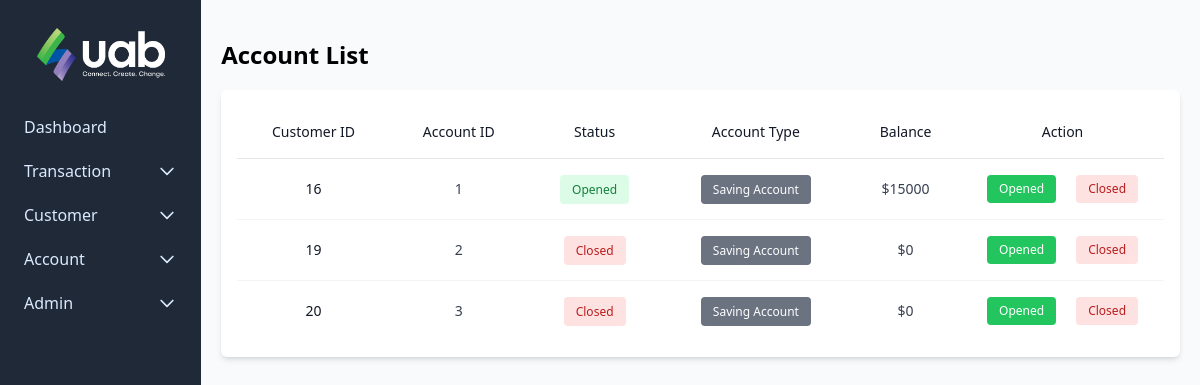
The page /account_list.php (signed in) on the database its author committed.
### tables this page shows
CREATE TABLE `account` (
  `accountID` int(50) NOT NULL,
  `customerID` int(50) NOT NULL,
  `accountType` int(50) NOT NULL,
  `balance` int(50) NOT NULL,
  `status` varchar(10) NOT NULL
);

### public/account_list.php (called while the page is built, shortened)
<?php
include './operation/connect.php';
include './operation/operation.php';
$query = selectalldata($con, "account");
include './layout/header.php';
include './components/navigation.php';
include './components/accountList.php';
include './layout/footer.php';

### public/components/accountList.php (the view, shortened to what this page needs)
<div class="w-full p-5">
    <div class="my-5">
        <h2 class="text-2xl font-semibold leading-tight">Account List</h2>
    </div>
    <div class="overflow-x-auto bg-white p-4 rounded-md shadow-md">
        <table class="min-w-full text-sm divide-y divide-gray-200">
            <thead>
                <tr>
                    <th class="p-4 font-medium text-left text-gray-900 whitespace-nowrap">
                        <div class="flex items-center justify-center">
                            Customer ID
                        </div>
                    </th>
                    <th class="p-4 font-medium text-left text-gray-900 whitespace-nowrap">
                        <div class="flex items-center justify-center">
                            Account ID
                        </div>
                    </th>
                    <th class="p-4 font-medium text-left text-gray-900 whitespace-nowrap">
                        <div class="flex items-center justify-center">
                            Status
                        </div>
                    </th>
                    <th class="p-4 font-medium text-left text-gray-900 whitespace-nowrap">
                        <div class="flex items-center justify-center">
                            Account Type
                        </div>
                    </th>
                    <th class="p-4 font-medium text-left text-gray-900 whitespace-nowrap">
                        <div class="flex items-center justify-center">
                            Balance
                        </div>
                    </th>
                    <th class="p-4 font-medium text-left text-gray-900 whitespace-nowrap">
                        <div class="flex items-center justify-center">
                            Action
                        </div>
                    </th>
                </tr>
            </thead>
            <tbody class="divide-y divide-gray-100 text-center">
                <?php
                while ($result = mysqli_fetch_array($query)) {
                ?>
                <tr>
                    <td class="p-4 font-medium text-gray-900 whitespace-nowrap">
                        <?= $result['customerID'] ?> </td>
                    <td class="p-4 text-gray-700 whitespace-nowrap">
                        <?= $result['accountID'] ?>
                    </td>
                    <td class="p-4 text-gray-700 whitespace-nowrap">
                        <strong class=" <?php switch ($result['status']) {
                                                case "opened":
                                                    echo "bg-green-100 text-green-700";
                                                    break;
                                                case "closed":
                                                    echo "bg-red-100 text-red-700";
                                                    break;
                                            } ?> px-3 py-1.5 rounded text-xs font-medium capitalize">
                            <?= $result['status'] ?>
                        </strong>
                    </td>
                    <td class="p-4 text-gray-700 whitespace-nowrap">
                        <strong class="bg-gray-500 text-white px-3 py-1.5 rounded text-xs font-medium">
                            <?php
                                $type = $result['accountType'];
                                switch ($type) {
                                    case "1":
                                        echo "Saving Account";
                                        break;
                                }
                                ?>
                        </strong>
                    </td>
                    <td class="p-4 text-gray-700 whitespace-nowrap">
                        <?= "$" . $result['balance']  ?>
                    </td>
                    <td class="py-4 flex justify-center relative gap-5">
                        <a href="./account_opened.php?id=<?= $result['accountID'] ?>"
                            class="bg-green-500 text-white px-3 py-1.5 rounded text-xs font-medium btn-opened">
                            Opened
                        </a>
                        <a href="./account_closed.php?id=<?= $result['accountID'] ?>"
                            class="bg-red-100 text-red-700 px-3 py-1.5 rounded text-xs font-medium btn-closed">
                            Closed </a>
                    </td>
                </tr>
                <?php
                }
                ?>
            </tbody>
        </table>
    </div>
</div>

### rows shown on the page
account: customerID "16", accountID "1", status "Opened", accountType "Saving Account", balance "15000"
account: customerID "19", accountID "2", status "Closed", accountType "Saving Account", balance "0"
account: customerID "20", accountID "3", status "Closed", accountType "Saving Account", balance "0"

### other values the page prints
$something "Admin"
